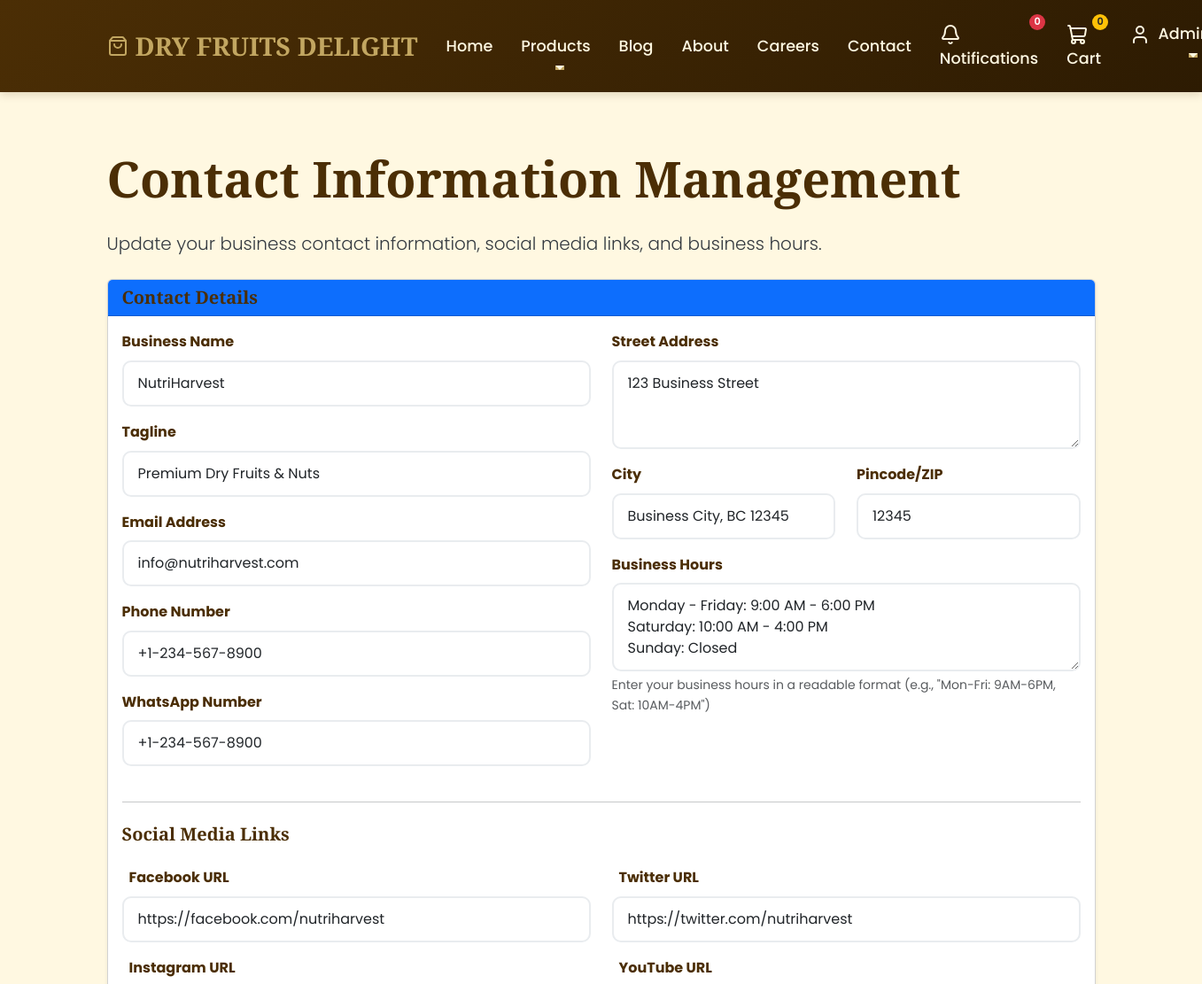
The page /api/cms/manage/contact/ (signed in, upper part) on the database as committed earlier.
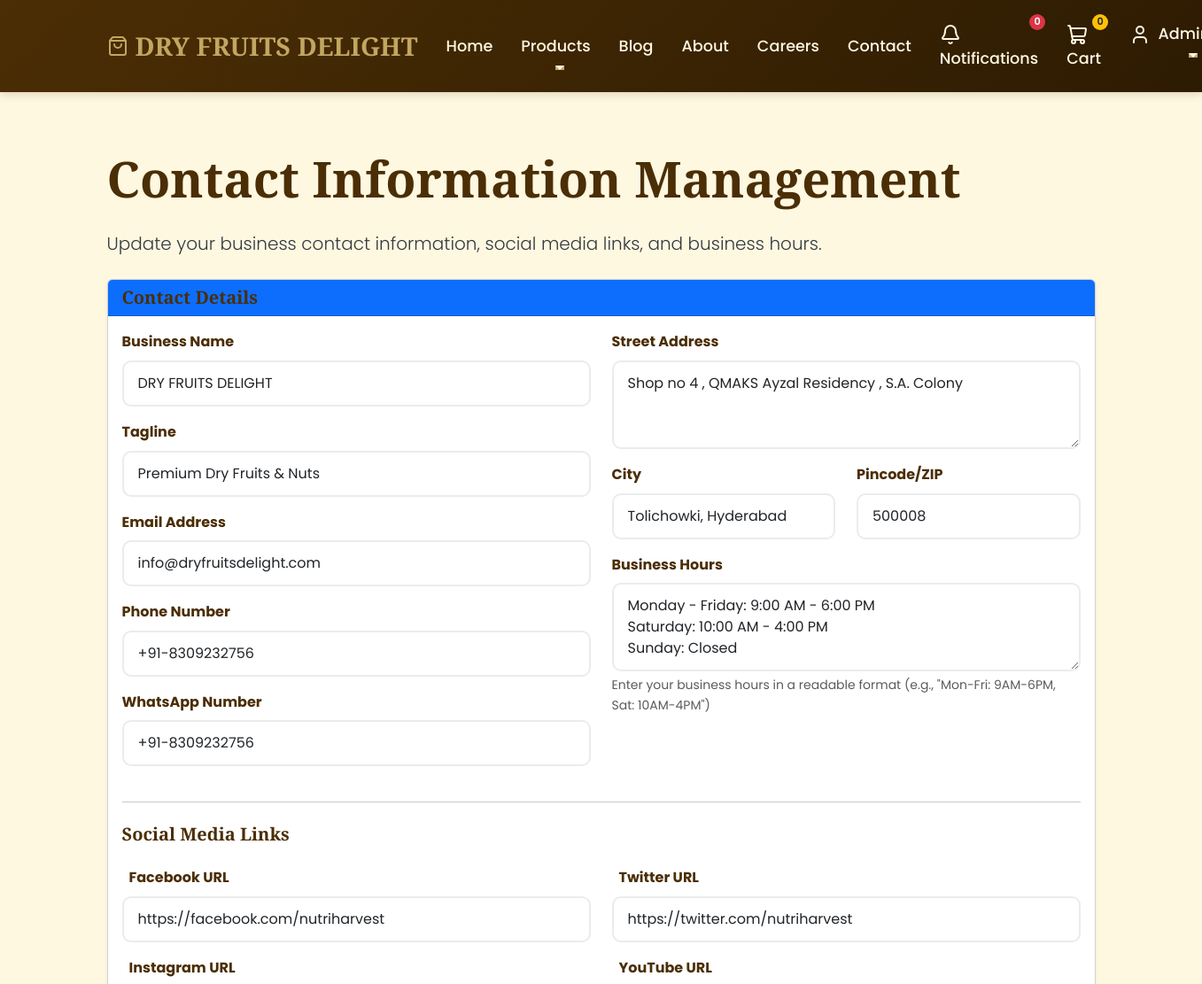
The same page on the database as committed later.
### apps/cms/models.py (models this page shows, shortened)
class ContactInfo(models.Model):
    business_name = models.CharField(max_length=100, default='DRY FRUITS DELIGHT')
    tagline = models.CharField(max_length=200, default='Premium Dry Fruits & Nuts')
    email = models.EmailField()
    phone = models.CharField(max_length=20)
    whatsapp = models.CharField(max_length=20, blank=True)
    address = models.TextField()
    city = models.CharField(max_length=50)
    pincode = models.CharField(max_length=10)
    facebook_url = models.URLField(blank=True)
    instagram_url = models.URLField(blank=True)
    twitter_url = models.URLField(blank=True)
    youtube_url = models.URLField(blank=True)
    business_hours = models.TextField(blank=True)
    class Meta:
        verbose_name = 'Contact Information'
        verbose_name_plural = 'Contact Information'

### apps/cms/views.py (the view, shortened to what this page needs)
# urls.py: path('manage/contact/', views.contact_management, name='contact_management'),
@login_required
def contact_management(request):
    if not request.user.has_permission('cms', 'edit'):
        messages.error(request, 'Access denied.')
        return redirect('core:dashboard')
    contact_info, created = ContactInfo.objects.get_or_create(
        id=1,  # Ensure only one contact info record
        defaults={
            'email': 'info@dryfruitsdelight.com',
            'phone': '+91-8309232756',
            'address': 'Shop no 4 , QMAKS Ayzal Residency , S.A. Colony , Tolichowki, Hyderabad -500008',
            'city': 'Hyderabad',
            'pincode': '123456'
        }
    )
    return render(request, 'cms/contact_management.html', {'contact_info': contact_info})

### apps/core/context_processors.py (called while the page is built)
def footer_content(request):
    try:
        footer = FooterContent.objects.get(is_active=True)
    except FooterContent.DoesNotExist:
        footer = None
    return {
        'footer_content': footer
    }

### apps/users/models.py (called while the page is built)
    def has_permission(self, module, permission_type):
        if not self.role:
            return False
        if self.role.name == 'admin':
            return True
        try:
            perm = Permission.objects.get(role=self.role, module=module)
            return getattr(perm, f'can_{permission_type}', False)
        except Permission.DoesNotExist:
            return False

### templates/cms/contact_management.html (shortened to what the changed rows need)
{% extends 'base.html' %}
{% load static %}
{% block content %}
<div class="container py-5">
    <div class="row">
        <div class="col-12">
            <h1 class="display-4 fw-bold mb-4">Contact Information Management</h1>
            <div class="card shadow-sm">
                <div class="card-body">
                    <form method="post">
                        <div class="row">
                            <div class="col-md-6">
                                <div class="mb-3">
                                    <label for="business_name" class="form-label fw-bold">Business Name</label>
                                    <input type="text" class="form-control" id="business_name" name="business_name" value="{{ contact_info.business_name }}" required>
                                </div>
                                <div class="mb-3">
                                    <label for="tagline" class="form-label fw-bold">Tagline</label>
                                    <input type="text" class="form-control" id="tagline" name="tagline" value="{{ contact_info.tagline }}">
                                </div>
                                <div class="mb-3">
                                    <label for="email" class="form-label fw-bold">Email Address</label>
                                    <input type="email" class="form-control" id="email" name="email" value="{{ contact_info.email }}" required>
                                </div>
                                <div class="mb-3">
                                    <label for="phone" class="form-label fw-bold">Phone Number</label>
                                    <input type="text" class="form-control" id="phone" name="phone" value="{{ contact_info.phone }}" required>
                                </div>
                                <div class="mb-3">
                                    <label for="whatsapp" class="form-label fw-bold">WhatsApp Number</label>
                                    <input type="text" class="form-control" id="whatsapp" name="whatsapp" value="{{ contact_info.whatsapp }}">
                                </div>
                            </div>
                            <div class="col-md-6">
                                <div class="mb-3">
                                    <label for="address" class="form-label fw-bold">Street Address</label>
                                    <textarea class="form-control" id="address" name="address" rows="3" required>{{ contact_info.address }}</textarea>
                                </div>
                                <div class="row">
                                    <div class="col-md-6">
                                        <div class="mb-3">
                                            <label for="city" class="form-label fw-bold">City</label>
                                            <input type="text" class="form-control" id="city" name="city" value="{{ contact_info.city }}" required>
                                        </div>
                                    </div>
                                    <div class="col-md-6">
                                        <div class="mb-3">
                                            <label for="pincode" class="form-label fw-bold">Pincode/ZIP</label>
                                            <input type="text" class="form-control" id="pincode" name="pincode" value="{{ contact_info.pincode }}" required>
                                        </div>
                                    </div>
                                </div>
                                <div class="mb-3">
                                    <label for="business_hours" class="form-label fw-bold">Business Hours</label>
                                    <textarea class="form-control" id="business_hours" name="business_hours" rows="3">{{ contact_info.business_hours }}</textarea>
                                    <div class="form-text">Enter your business hours in a readable format (e.g., "Mon-Fri: 9AM-6PM, Sat: 10AM-4PM")</div>
                                </div>
                            </div>
                        </div>
                        <div class="row">
                            <div class="col-md-6">
                                <div class="mb-3">
                                    <label for="facebook_url" class="form-label fw-bold">
                                        Facebook URL
                                    </label>
                                    <input type="url" class="form-control" id="facebook_url" name="facebook_url" value="{{ contact_info.facebook_url }}">
                                </div>
                            </div>
                            <div class="col-md-6">
                                <div class="mb-3">
                                    <label for="twitter_url" class="form-label fw-bold">
                                        Twitter URL
                                    </label>
                                    <input type="url" class="form-control" id="twitter_url" name="twitter_url" value="{{ contact_info.twitter_url }}">
                                </div>
                            </div>
                        </div>
                    </form>
                </div>
            </div>
        </div>
    </div>
</div>
{% endblock %}

Rows that differ between the two databases and show on the page:
changed ContactInfo "Premium Dry Fruits & Nuts": business_name "NutriHarvest" → "DRY FRUITS DELIGHT"; email "info@nutriharvest.com" → "info@dryfruitsdelight.com"; phone "+1-234-567-8900" → "+91-8309232756"; whatsapp "+1-234-567-8900" → "+91-8309232756"; address "123 Business Street" → "Shop no 4 , QMAKS Ayzal Residency , S.A. Colony"; city "Business City, BC 12345" → "Tolichowki, Hyderabad"; pincode "12345" → "500008"
